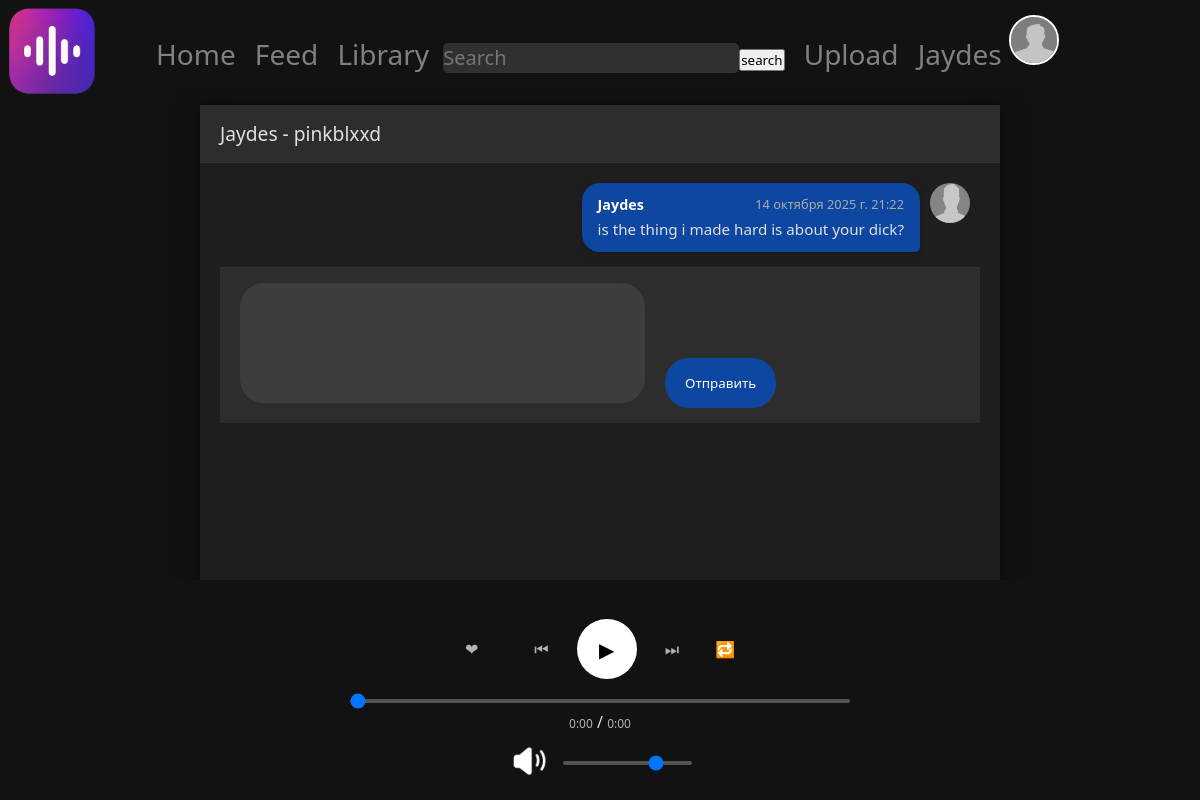
Before: /chat/pinkblxxd (signed in) with the older database file.
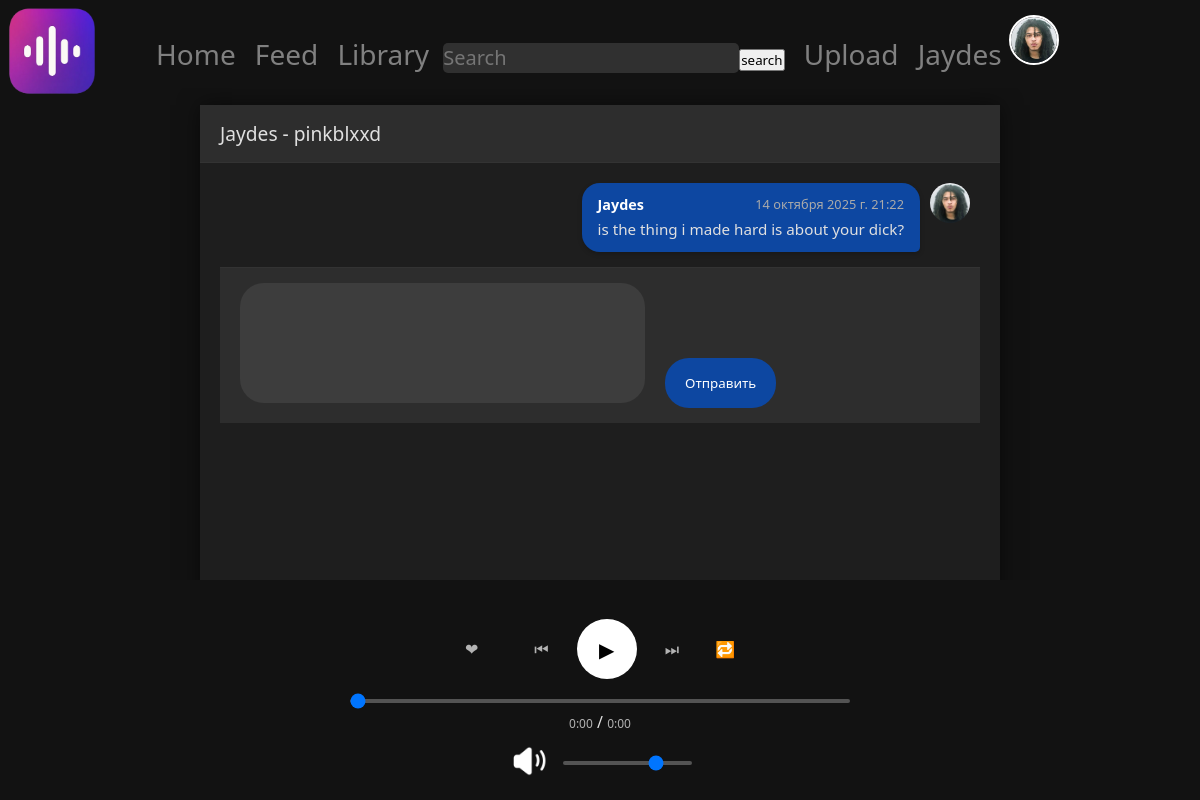
After: the same page with the newer database file.
### Users/models.py (models this page shows)
class CustomUser(AbstractUser):
    username = models.CharField(max_length=20, unique=True)
    avatar = models.ImageField(upload_to="images/user_avatars", default="images/user_avatars/noavatar.png")
    bio = models.TextField(max_length=50, blank=True)
    def __str__(self):
        return self.username

### WaveBox/models.py (models this page shows, shortened)
class Message(models.Model):
    message_types = [
        ("text", "text"),
        ("track", "track"),
    ]
    chat = models.ForeignKey("Chat", on_delete=models.CASCADE)
    sender = models.ForeignKey(settings.AUTH_USER_MODEL, on_delete=models.CASCADE)
    msg_type = models.CharField(
        choices=message_types,
        default="text",
    )
    text = models.TextField()
    created_at = models.DateTimeField(auto_now_add=True)

### WaveBox/views.py (the view, shortened to what this page needs)
# urls.py: path("chat/<str:username>", chat, name="chat"),
def chat(request, username):
    user2 = get_object_or_404(CustomUser, username=username)
    try:
        chat = Chat.objects.get(
            Q(user1=request.user, user2=user2) |
            Q(user1=user2, user2=request.user)
        )
    except Chat.DoesNotExist:
       chat = Chat.objects.create(
            user1=request.user,
            user2=user2,
        )
    messages = Message.objects.filter(chat=chat)
    form = MessageForm()
    return render(request, "chat.html", {"chat": chat, "messages": messages, "form": form, "username": username})

### WaveBox/forms.py
class MessageForm(forms.ModelForm):
    class Meta:
        model = Message
        fields = ("text",)

### templates/chat.html (shortened to what this page needs)
{% extends 'base.html' %}
{% load static %}
{% block head %}
    <link rel="stylesheet" href="{% static "MainApp/css/chat.css" %}">
{% endblock %}
{% block body %}
<div class="chat-container">
    <div class="chat-header">
        <h1>{{ request.user }} - {{ username }}</h1>
    </div>
    <div class="chat-messages">
        {% for msg in messages %}
            <div class="message {% if msg.sender == request.user %}sender{% else %}receiver{% endif %}">
                <div class="message-avatar">
                    <img src="{{ msg.sender.avatar.url }}" alt="{{ msg.sender }}">
                </div>
                <div class="message-content">
                    <div class="message-header">
                        <span class="message-username"><a class="username" href="/profile/{{ msg.sender.username }}">{{ msg.sender }}</a></span>
                        <span class="message-time">{{ msg.created_at }}</span>
                    </div>
                    <div class="message-text">{{ msg.text }}</div>
                </div>
            </div>
        {% endfor %}
<div class="chat-input">
    <form method="post" class="message-form">
        <div class="form-field">
            {{ form.text }}
        </div>
        <button type="submit" class="send-button">Отправить</button>
    </form>
</div>
    </div>
</div>
{% endblock %}

### templates/base.html (shortened to what this page needs)
{% load static %}
<!DOCTYPE html>
<html lang="ru">
<head>
    <link rel="icon" href="/media/images/icons/WaveBoxLogo.png"><link rel="stylesheet" href="{% static 'MainApp/css/main.css' %}">
  {% block head %}{% endblock %}
</head>
<body>
    <a href="/">
        <img class="logo" width="100" height="100" src="/media/images/icons/WaveBoxLogo.png">
    </a>
    <header class="header">
    <div class="nav-panel">
    <a href="/discover" class="{% if request.path == "/discover"  %}active{% endif %}">Home</a>
    <a href="/feed">Feed</a>
    <a href="/library" class="{% if request.path == "/library"  %}active{% endif %}">Library</a>
    <input class="searchbar" type="text" placeholder="Search"><button type="submit" onclick="search()">search</button>
    <a href="/upload" class="{% if request.path == "/upload"  %}active{% endif %}">Upload</a>
    <a href="{% if user.is_authenticated %}/profile/{{ request.user.username }}{% else %}/login{% endif %}" class="{% if request.path == '/profile/'|add:request.user.username %}active{% endif %}">
        {% if user.is_authenticated %}{{ request.user.username }}{% else %}Profile{% endif %}
        <img class="user-avatar" width="50" height="50" src="{% if user.is_authenticated and request.user.avatar %}{{ request.user.avatar.url }}{% else %}/media/images/user_avatars/noavatar.png{% endif %}">
    </a>
    </div>
    </header>
{% block body %}{% endblock %}
<div class="player">
    <div class="player-controls">
        <button class="control-btn like-btn">❤</button><h2 class="likes-count"></h2>
        <button class="control-btn prev-btn">⏮</button>
        <button class="player-button play-btn" onclick="playerPlayTrack(this)">▶</button>
        <button class="control-btn next-btn">⏭</button>
        <button class="control-btn repeat-btn">🔁</button>
    </div>
<div class="simple-seek">
    <input type="range" class="simple-seek-slider" min="0" max="100" value="0">
    <div class="time-display">
        <span class="current-time">0:00</span> /
        <span class="total-time">0:00</span>
    </div>
    <div class="volume-controls">
        <button data-status="volumeon" class="volume-button"><img width="40" height="40" class="volume-image" src="/media/images/icons/volume.png"></button>
    <input type="range" class="simple-volume-slider" min="0" max="100" value="75">
    </div>
</div>
</div>
</body>
</html>

Changed rows visible on the page:
changed CustomUser "Jaydes": avatar: picture added in place of a placeholder
changed through a linked row, Message "is the thing i made hard is about your dick?": sender.avatar: picture added in place of a placeholder
